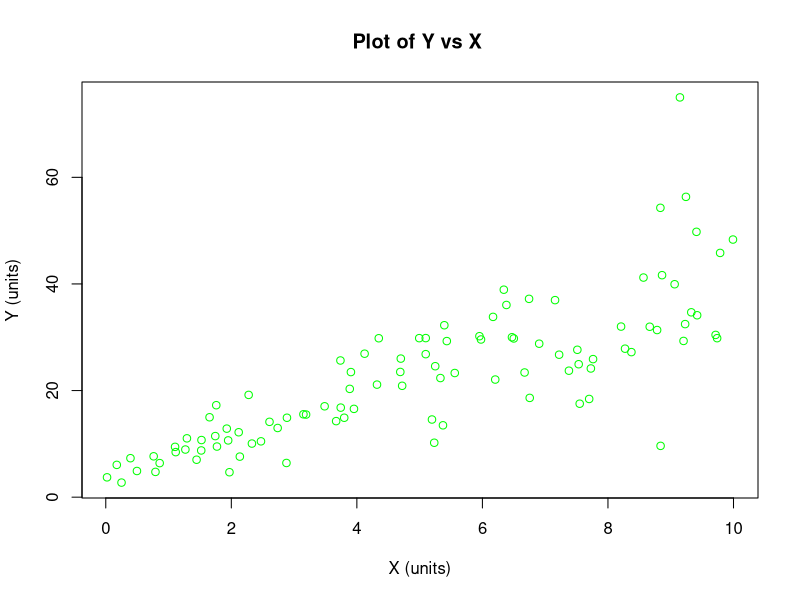
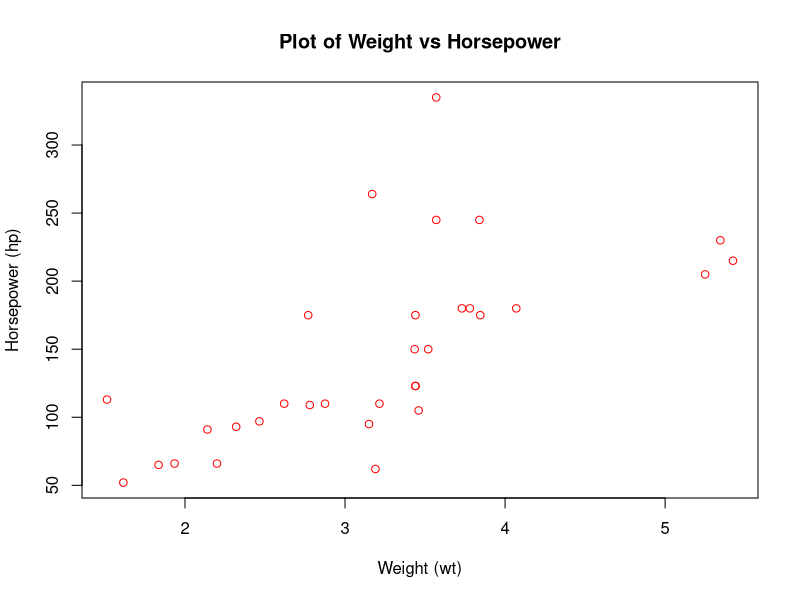
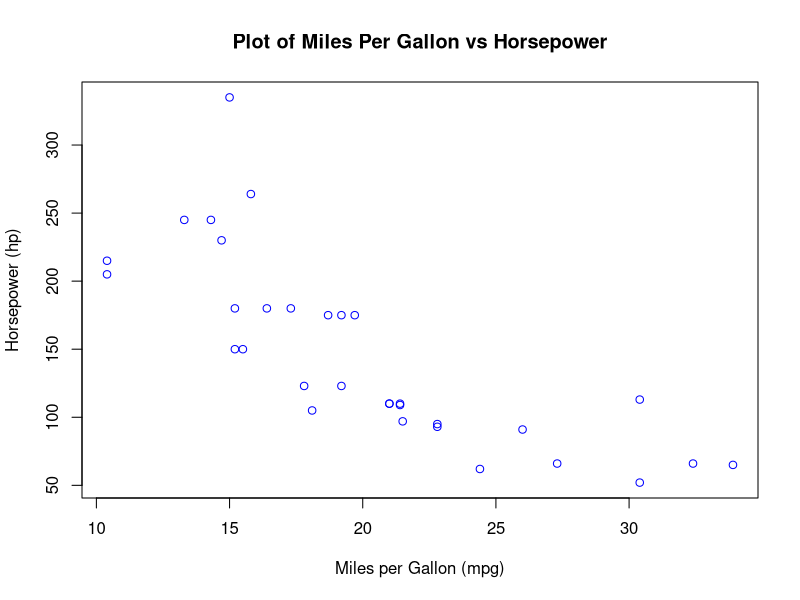

Write the R code that produced these figures, in order.
## ---- chunk 1
getwd()
setwd("C:/Users/mavul/OneDrive/Documents")
## ---- chunk 2
set.seed(2017) 
X=runif(100)*10 
Y=X*4+3.45 
Y=rnorm(100)*0.29*Y+Y
## ---- chunk 3
plot(X,Y, xlab = "X (units)", ylab = "Y (units)", main = "Plot of Y vs X ", col = "green")
## ---- chunk 4
Model <- lm(Y~X)
Model$coefficients
## ---- chunk 5
summary(Model)
## ---- chunk 6
# shows first 6 rows
head(mtcars)
## ---- chunk 7
# Creating a linear model for weight vs horsepower and displays a plot of the points

Model2 = lm(hp~wt, data = mtcars)
summary(Model2)
plot(mtcars$wt,mtcars$hp, xlab = "Weight (wt)", ylab = "Horsepower (hp)", main = "Plot of Weight vs Horsepower", col = "red")
## ---- chunk 8
# Creating a linear model for mpg vs horsepower and displays a plot of the points
Model3 = lm(hp~mpg, data = mtcars)
summary(Model3)
plot(mtcars$mpg,mtcars$hp, xlab = "Miles per Gallon (mpg)", ylab = "Horsepower (hp)", main = "Plot of Miles Per Gallon vs Horsepower", col = "blue")
## ---- chunk 9
# Shows which variables are factor or numeric
str(mtcars)
# Converting cylinder into a factor
mtcars$cyl = as.factor(mtcars$cyl)
str(mtcars)
## ---- chunk 10
Model5 = lm(hp~cyl+mpg, data = mtcars)
summary(Model5)
# Predict the estimated horse power of a car with 4 cylinders and 22 mpg
predict(Model5, data.frame(mpg = c(22), cyl = c("4")))
## ---- chunk 11
library(mlbench)
data(BostonHousing)
## ---- chunk 12
str(BostonHousing)
## ---- chunk 13
# Creating a linear model for median value based on crim, zn, ptratio, and chas.
Model6 = lm(medv~crim+zn+ptratio+chas, data = BostonHousing)
summary(Model6)
## ---- chunk 14
# Returns the ANOVA results for the model used in this problem
anova(Model6)
